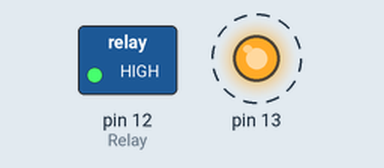
This sketch was run on a simulated Arduino Uno, built with avr-gcc and run on an emulated ATmega328P. On the bench: switched loads named in the sketch (green lamp = pin HIGH), output pins drawn as LEDs (lit = HIGH). Dashed ring = blinking.

Above: at 0.5 s.
Timing chart, 0 to 4.6 s (numbered marks = the images above):
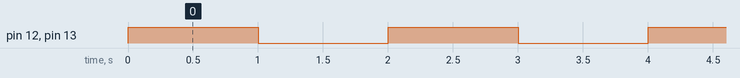

Measured:
- by itself, pin 12 (Relay), pin 13: alternates HIGH for 1.0 s and LOW for 1.0 s

The sketch:

SRD-05VDC-SD-C-two-171226a.ino
```cpp
int Relay = 12;

void setup()
{
    pinMode(Relay, OUTPUT); //Set Pin12 as output
    pinMode(13, OUTPUT);
}

void loop()
{
    digitalWrite(Relay, HIGH); //Turn off relay
    digitalWrite(13, HIGH);
    delay(1000);
    digitalWrite(Relay, LOW); //Turn on relay
    digitalWrite(13, LOW);
    delay(1000);
}
```
